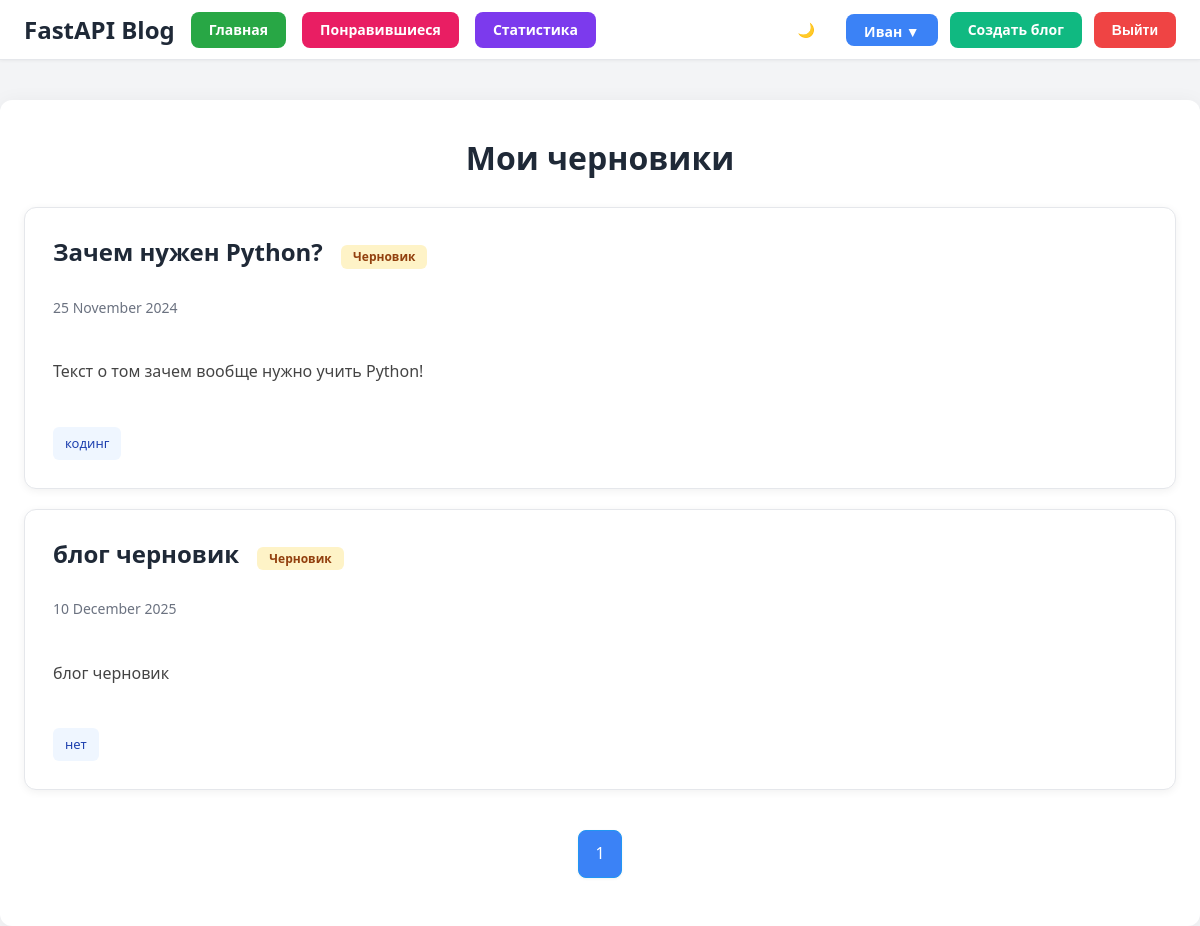
The page /blogs/all-drafts/ (signed in) on the database its author committed.
### app/auth/models.py (models this page shows, shortened)
class User(Base):
    phone_number: Mapped[str_uniq]
    first_name: Mapped[str]
    last_name: Mapped[str]
    email: Mapped[str_uniq]
    password: Mapped[str]
    role_id: Mapped[int] = mapped_column(
        ForeignKey("roles.id"), default=1, server_default=text("1")
    )
    role: Mapped["Role"] = relationship("Role", back_populates="users", lazy="joined")
    blogs: Mapped[list["Blog"]] = relationship(back_populates="user")

### app/api/models.py (models this page shows)
class Blog(Base):
    title: Mapped[str_uniq]
    author: Mapped[int] = mapped_column(ForeignKey("users.id"), nullable=False)
    user: Mapped["User"] = relationship("User", back_populates="blogs")
    content: Mapped[str] = mapped_column(Text)
    short_description: Mapped[str] = mapped_column(Text)
    status: Mapped[str] = mapped_column(default="published", server_default="published")
    tags: Mapped[list["Tag"]] = relationship(
        secondary="blog_tags", back_populates="blogs"
    )

class Tag(Base):
    name: Mapped[str] = mapped_column(String(50), unique=True)
    blogs: Mapped[list["Blog"]] = relationship(
        secondary="blog_tags", back_populates="tags"
    )

### app/pages/views.py (the view)
@router.get("/blogs/all-drafts/")
async def all_drafts_page(
    request: Request,
    page: int = 1,
    page_size: int = 10,
    session: AsyncSession = SessionDep,
    user_data: User = Depends(get_current_user),
):
    if not user_data.role or user_data.role.name not in ["Admin", "SuperAdmin"]:
        return templates.TemplateResponse(
            request,
            "404.html",
            {"request": request, "current_user": user_data},
            status_code=status.HTTP_404_NOT_FOUND,
        )
    drafts = await BlogDAO.get_draft_blogs(
        session=session,
        author_id=None,  # Получаем все черновики, не только для конкретного автора
        page=page,
        page_size=page_size,
    )
    context = {
        **_build_common_context(request, user_data),
        "article": drafts,
        "filters": {},
    }
    return templates.TemplateResponse(request, "drafts.html", context)

### app/templates/drafts.html (shortened to what this page needs)
{% extends "base.html" %}
{% block head_extra %}
<link rel="stylesheet" href="/static/css/drafts.css">
{% endblock %}
{% block content %}
<div class="content-container">
    <div class="page-header">
        <h1>Мои черновики</h1>
    </div>
    {% if article.blogs %}
        <ul class="articles-list">
            {% for blog in article.blogs %}
            <li class="article-card">
                <h2>
                    <a href="/blogs/{{ blog.id }}">{{ blog.title }}</a>
                    <span class="draft-badge">Черновик</span>
                </h2>
                <div class="article-meta">
                    {{ blog.created_at.strftime('%d %B %Y') }}
                </div>
                <p class="article-excerpt">{{ blog.short_description }}</p>
                {% if blog.tags %}
                <div class="article-tags">
                    {% for tag in blog.tags %}
                    <span class="tag">{{ tag.name }}</span>
                    {% endfor %}
                </div>
                {% endif %}
            </li>
            {% endfor %}
        </ul>
    {% else %}
        <div class="no-results">
            <p>У вас пока нет черновиков.</p>
        </div>
    {% endif %}
    {% if article.total_page > 0 %}
    <div class="pagination">
        {% for p in range(1, article.total_page + 1) %}
        <a href="?page={{ p }}" class="pagination-link {% if p == article.page %}active{% endif %}">{{ p }}</a>
        {% endfor %}
    </div>
    {% endif %}
</div>
{% endblock %}

### app/templates/base.html (shortened to what this page needs)
<!DOCTYPE html>
<html lang="ru">
<head>
    <link rel="stylesheet" href="/static/css/posts.css">
    <link rel="stylesheet" href="/static/css/base.css">
    {% block head_extra %}{% endblock %}
</head>
<body>
{% block header %}
<header class="topbar">
    <div class="topbar-content">
        <div class="logo-section">
            <a href="/" class="logo">FastAPI Blog</a>
            <a href="/" class="button home-button">Главная</a>
            {% if current_user %}
            <a href="/blogs/liked/" class="button liked-button">Понравившиеся</a>
            <a href="/stats/" class="button stats-button">Статистика</a>
            {% endif %}
        </div>
        <div class="auth-controls">
            <button id="theme-toggle" class="theme-toggle" aria-label="Переключить тему">
                <span id="theme-icon">🌙</span>
            </button>
            {% if current_user %}
                <div class="profile-dropdown" id="profile-dropdown">
                    <a href="/profile/" class="button profile-button" id="profile-button">{{ current_user.first_name }} ▼</a>
                </div>
                <a href="/blogs/create/" class="button success">Создать блог</a>
                <form action="/auth/logout/" method="post" class="inline-form">
                    <button type="submit" class="button danger">Выйти</button>
                </form>
            {% else %}
                <a href="/auth/?mode=login" class="button primary">Войти</a>
                <a href="/auth/?mode=register" class="button secondary">Зарегистрироваться</a>
            {% endif %}
        </div>
    </div>
</header>
{% endblock %}
<main>
    {% block content %}{% endblock %}
</main>
</body>
</html>

### app/static/css/posts.css (style rules this page uses)
:root { --primary-color: #1a1a1a; --secondary-color: #666; --accent-color: #2196F3; --background-color: #fafafa; --tag-bg: #f0f0f0; --tag-hover-bg: #1976D2; --tag-hover-text: #fff; --max-width: 1200px; --content-bg: white; --border-color: #f0f0f0; --excerpt-color: #444; --shadow: rgba(0, 0, 0, 0.05); --card-bg: #ffffff; --card-shadow: 0 2px 8px rgba(0, 0, 0, 0.08); --card-shadow-hover: 0 4px 16px rgba(0, 0, 0, 0.12); --card-border: #e5e7eb; --card-divider: #e5e7eb; --search-input-border: #d1d5db; }
body { font-family: -apple-system, BlinkMacSystemFont, Segoe UI, Roboto, Helvetica Neue, Arial, sans-serif; line-height: 1.6; color: var(--primary-color); margin: 0; padding: 20px; background: var(--background-color); transition: background-color 0.3s ease, color 0.3s ease; }
.content-container { max-width: var(--max-width); margin: 20px auto 0; padding: 40px; background: var(--content-bg); box-shadow: 0 2px 20px var(--shadow); border-radius: 12px; transition: background-color 0.3s ease, box-shadow 0.3s ease; color: var(--primary-color); }
.content-container p { color: var(--excerpt-color); transition: color 0.3s ease; }
.page-header { margin-bottom: 1rem; text-align: center; text-decoration: none; }
.articles-list { list-style: none; padding: 0; margin: 0; display: grid; grid-template-columns: repeat(auto-fill, minmax(350px, 1fr)); gap: 24px; }
.article-card { background: var(--card-bg); border-radius: 12px; padding: 24px; box-shadow: var(--card-shadow); transition: transform 0.3s ease, box-shadow 0.3s ease, border-color 0.3s ease, background-color 0.3s ease; border: 1px solid var(--card-border); display: flex; flex-direction: column; gap: 16px; min-height: 200px; }
.article-card h2 { font-size: 1.5rem; margin: 0 0 12px 0; color: var(--primary-color); transition: color 0.3s ease; line-height: 1.3; }
.article-card h2 a { color: var(--primary-color); text-decoration: none; transition: color 0.2s ease; }
.article-meta { color: var(--secondary-color); font-size: 0.95rem; margin-bottom: 1rem; transition: color 0.3s ease; }
.article-excerpt { color: var(--excerpt-color); font-size: 1rem; line-height: 1.6; margin: 0; transition: color 0.3s ease; flex: 1; }
.article-tags { display: flex; flex-wrap: wrap; gap: 8px; margin-top: 1rem; }
.tag { background: var(--tag-bg); padding: 4px 12px; border-radius: 16px; font-size: 0.9rem; color: var(--secondary-color); text-decoration: none; transition: all 0.2s ease, background-color 0.3s ease, color 0.3s ease; }
.pagination { display: flex; justify-content: center; gap: 10px; margin-top: 3rem; }
.pagination-link { padding: 8px 16px; border: 1px solid var(--accent-color); border-radius: 4px; color: var(--accent-color); text-decoration: none; transition: all 0.3s ease; }
.pagination-link.active { background: var(--accent-color); color: white; }

### rows shown on the page
User: first_name "Иван"
Blog: title "Зачем нужен Python?", created_at "25 November 2024", short_description "Текст о том зачем вообще нужно учить Python!"
Tag: name "кодинг"
Blog: title "блог черновик", created_at "10 December 2025", short_description "блог черновик"
Tag: name "нет"

### other values the page prints
{{ p }} "1"
